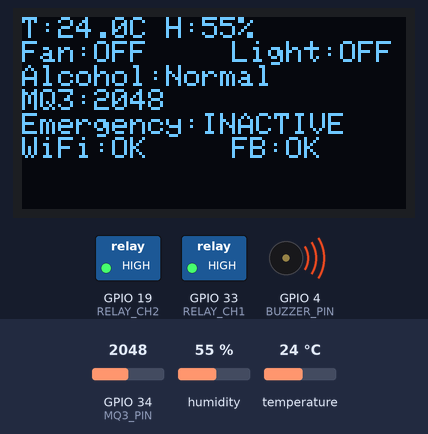
The sketch below on a simulated ESP32. Parts: 128×64 one-colour display, switched loads named in the sketch (green lamp = pin HIGH), buzzer (waves = sounding, pin HIGH). The test bench sets the inputs (shaded band); at power-on: GPIO 34 (MQ3_PIN) = 2048, humidity 55 %, temperature 24 °C. WiFi joins after 1.5 s; servers stay silent unless stated; the Firebase database answers and starts empty; what the sketch prints to the serial monitor is not drawn.

Above: at 4.9 s.
5.0 s: GPIO 34 (MQ3_PIN) set to 2975
At 8.1 s:
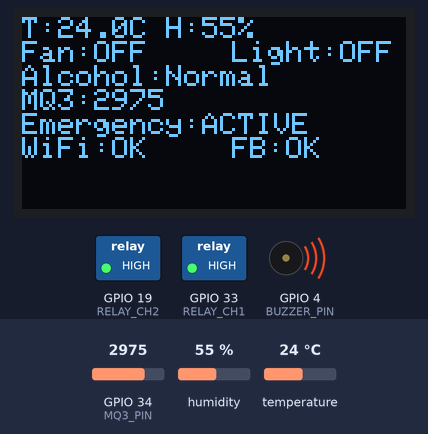
8.4 s: GPIO 34 (MQ3_PIN) set to 3064
At 10.9 s:
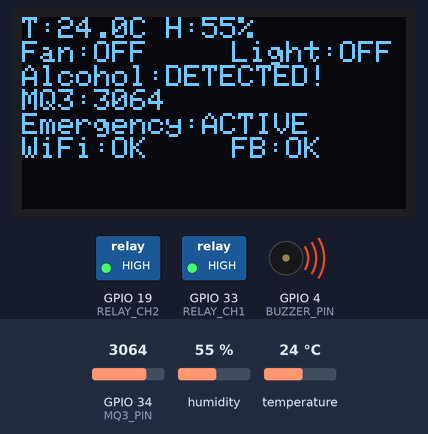
11.5 s: humidity set to 22 %
At 13.6 s:
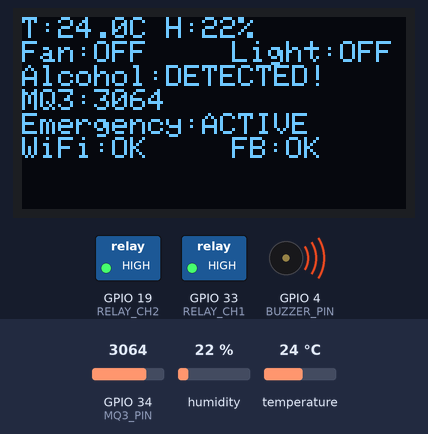
14.7 s: temperature set to 12 °C
At 17.5 s:
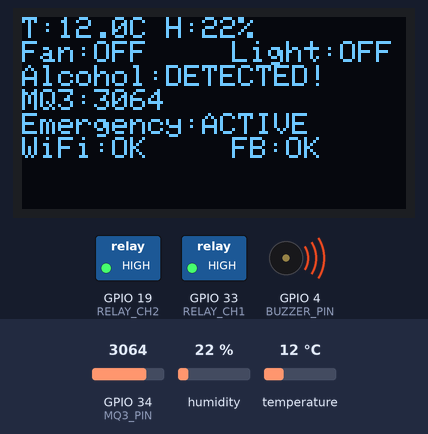
17.8 s: humidity set to 40 %
At 20.3 s:
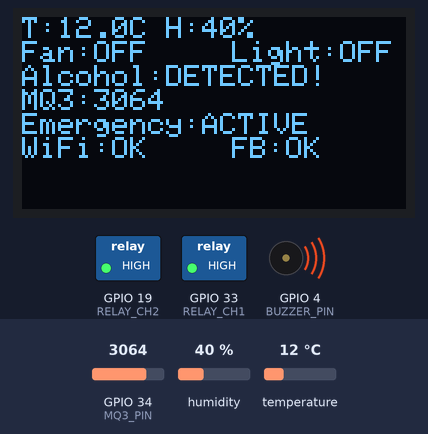
21.0 s: GPIO 34 (MQ3_PIN) set to 2960
At 23.1 s:
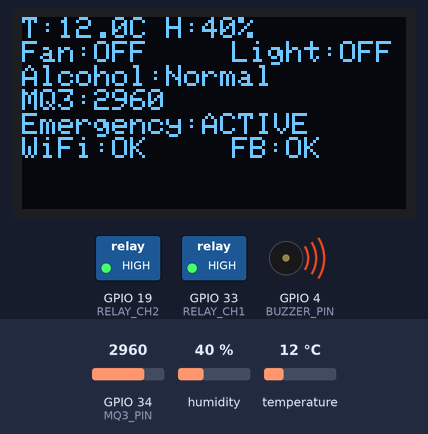
Timing chart, 0 to 24.6 s (numbered marks = the images above; inputs shaded):
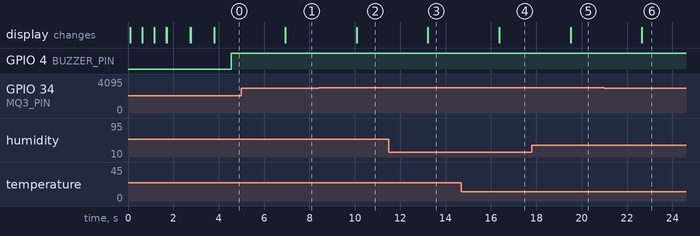

The sketch:

flexesphome.ino
```cpp
#include <WiFi.h>
#include <Firebase_ESP_Client.h>
#include <DHT.h>
#include <Adafruit_GFX.h>
#include <Adafruit_SSD1306.h>

// Firebase configuration
const char* FIREBASE_HOST = "flex-562fb-default-rtdb.firebaseio.com";
const char* FIREBASE_AUTH = "QhKe1H0KYcBc2cLXaqNcqGwFoFjbMMgQjuA8ASYL";
const char* WIFI_SSID = "Home Automation";
const char* WIFI_PASS = "11111111";

// OLED Configuration
#define SCREEN_WIDTH 128
#define SCREEN_HEIGHT 64
#define OLED_ADDR 0x3C
Adafruit_SSD1306 display(SCREEN_WIDTH, SCREEN_HEIGHT, &Wire, -1);

// Dual Channel Relay Pins
#define RELAY_CH1 33      // Channel 1 (Fan)
#define RELAY_CH2 19      // Channel 2 (Light)
#define BUZZER_PIN 4
#define DHT_PIN 32        // DHT22 data pin
#define MQ3_PIN 34        // MQ3 analog pin
#define DHT_TYPE DHT22

// I2C Pins for OLED
#define SDA_PIN 21
#define SCL_PIN 22

// Initialize DHT sensor
DHT dht(DHT_PIN, DHT_TYPE);

// Individual thresholds for each finger
const int THUMB_LOWER = 900;
const int THUMB_UPPER = 1400;
const int INDEX_LOWER = 800;
const int INDEX_UPPER = 1500;
const int MIDDLE_LOWER = 1300;
const int MIDDLE_UPPER = 1700;
const int RING_LOWER = 950;
const int RING_UPPER = 1800;
const int PINKY_LOWER = 1400;
const int PINKY_UPPER = 1750;

// MQ3 Threshold
const int MQ3_THRESHOLD = 3000;

// Device states
bool fanState = false;
bool lightState = false;
bool buzzerState = false;

// Sensor values
float temperature = 0;
float humidity = 0;
int mq3Value = 0;
bool alcoholDetected = false;

// Gesture detection states
bool thumbTriggered = false;
bool indexTriggered = false;
bool middleTriggered = false;
bool ringTriggered = false;
bool pinkyTriggered = false;

// Firebase objects
FirebaseData fbdo;
FirebaseAuth auth;
FirebaseConfig config;

// Sensor values from Firebase
int thumbValue = 0;
int indexValue = 0;
int middleValue = 0;
int ringValue = 0;
int pinkyValue = 0;

// Timing variables
unsigned long lastSensorRead = 0;
unsigned long lastDisplayUpdate = 0;
const unsigned long SENSOR_READ_INTERVAL = 2000;
const unsigned long DISPLAY_UPDATE_INTERVAL = 1000;

void setup() {
  Serial.begin(115200);

  // Initialize I2C for OLED
  Wire.begin(SDA_PIN, SCL_PIN);

  // Initialize OLED
  if(!display.begin(SSD1306_SWITCHCAPVCC, OLED_ADDR)) {
    Serial.println("OLED allocation failed");
    while(1);
  }
  display.clearDisplay();
  display.display();
  display.setTextSize(1);
  display.setTextColor(WHITE);

  // Show startup message on OLED
  display.clearDisplay();
  display.setCursor(0,0);
  display.println("Dual Relay System");
  display.println("Starting...");
  display.display();

  // Initialize pins
  pinMode(RELAY_CH1, OUTPUT);
  pinMode(RELAY_CH2, OUTPUT);
  pinMode(BUZZER_PIN, OUTPUT);
  pinMode(MQ3_PIN, INPUT);

  // Start with devices OFF (Relay modules are usually ACTIVE LOW)
  // If your relay is ACTIVE HIGH, change LOW to HIGH and HIGH to LOW
  digitalWrite(RELAY_CH1, HIGH); // Relay OFF
  digitalWrite(RELAY_CH2, HIGH); // Relay OFF
  digitalWrite(BUZZER_PIN, LOW); // Buzzer OFF

  // Initialize DHT22
  dht.begin();

  // Update OLED
  display.clearDisplay();
  display.setCursor(0,0);
  display.println("Connecting WiFi...");
  display.display();

  // Connect to WiFi
  WiFi.begin(WIFI_SSID, WIFI_PASS);
  Serial.print("Connecting to WiFi");
  while (WiFi.status() != WL_CONNECTED) {
    delay(500);
    Serial.print(".");
    display.print(".");
    display.display();
  }

  display.clearDisplay();
  display.setCursor(0,0);
  display.println("WiFi Connected!");
  display.print("IP: ");
  display.println(WiFi.localIP().toString());
  display.display();
  delay(1000);

  // Initialize Firebase
  config.host = FIREBASE_HOST;
  config.signer.tokens.legacy_token = FIREBASE_AUTH;
  Firebase.begin(&config, &auth);
  Firebase.reconnectWiFi(true);

  display.clearDisplay();
  display.setCursor(0,0);
  display.println("Connecting to");
  display.println("Firebase...");
  display.display();

  Serial.println("\nConnecting to Firebase...");
  while (!Firebase.ready()) {
    delay(100);
    Serial.print(".");
    display.print(".");
    display.display();
  }

  display.clearDisplay();
  display.setCursor(0,0);
  display.println("Dual Relay System");
  display.println("Ready!");
  display.display();
  delay(1000);

  Serial.println("Dual Relay Control System Ready!");
}

void loop() {
  unsigned long currentTime = millis();

  // Read DHT22 and MQ3 sensors every 2 seconds
  if (currentTime - lastSensorRead > SENSOR_READ_INTERVAL) {
    readDHTSensor();
    readMQ3Sensor();
    lastSensorRead = currentTime;
  }

  // Update OLED display every second
  if (currentTime - lastDisplayUpdate > DISPLAY_UPDATE_INTERVAL) {
    updateOLEDDisplay();
    lastDisplayUpdate = currentTime;
  }

  // Read flex sensors and process gestures every second
  if (Firebase.ready()) {
    readFlexSensorValues();
    checkThresholds();
    processGestures();
    sendAllDataToFirebase();
    updateSerialDisplay();
  }

  delay(1000);
}

void updateOLEDDisplay() {
  display.clearDisplay();
  display.setCursor(0,0);

  // Line 1: Temperature and Humidity
  display.print("T:");
  display.print(temperature, 1);
  display.print("C H:");
  display.print(humidity, 0);
  display.println("%");

  // Line 2: Fan state and Light state
  display.print("Fan:");
  display.print(fanState ? "ON " : "OFF");
  display.setCursor(70, 8);
  display.print("Light:");
  display.println(lightState ? "ON" : "OFF");

  // Line 3: Alcohol detection status
  display.print("Alcohol:");
  if (alcoholDetected) {
    display.println("DETECTED!");
  } else {
    display.println("Normal");
  }

  // Line 4: MQ3 value
  display.print("MQ3:");
  display.println(mq3Value);

  // Line 5: Emergency state
  display.print("Emergency:");
  display.println(buzzerState ? "ACTIVE" : "INACTIVE");

  // Line 6: WiFi and Firebase status
  display.print("WiFi:");
  display.print(WiFi.status() == WL_CONNECTED ? "OK" : "X");
  display.setCursor(70, 40);
  display.print("FB:");
  display.println(Firebase.ready() ? "OK" : "X");

  display.display();
}

void readDHTSensor() {
  float newTemp = dht.readTemperature();
  float newHumidity = dht.readHumidity();

  if (!isnan(newTemp)) temperature = newTemp;
  if (!isnan(newHumidity)) humidity = newHumidity;
}

void readMQ3Sensor() {
  mq3Value = analogRead(MQ3_PIN);
  alcoholDetected = (mq3Value > MQ3_THRESHOLD);

  if (alcoholDetected && !buzzerState) {
    buzzerState = true;
    digitalWrite(BUZZER_PIN, HIGH);
  }
}

void readFlexSensorValues() {
  if (Firebase.RTDB.getInt(&fbdo, "/flexSensors/thumb")) thumbValue = fbdo.intData();
  if (Firebase.RTDB.getInt(&fbdo, "/flexSensors/index")) indexValue = fbdo.intData();
  if (Firebase.RTDB.getInt(&fbdo, "/flexSensors/middle")) middleValue = fbdo.intData();
  if (Firebase.RTDB.getInt(&fbdo, "/flexSensors/ring")) ringValue = fbdo.intData();
  if (Firebase.RTDB.getInt(&fbdo, "/flexSensors/pinky")) pinkyValue = fbdo.intData();
}

void checkThresholds() {
  // Thumb (Fan ON)
  if ((thumbValue < THUMB_LOWER || thumbValue > THUMB_UPPER) && !thumbTriggered) {
    thumbTriggered = true;
  } else if (thumbValue >= THUMB_LOWER && thumbValue <= THUMB_UPPER) {
    thumbTriggered = false;
  }

  // Index (Fan OFF)
  if ((indexValue < INDEX_LOWER || indexValue > INDEX_UPPER) && !indexTriggered) {
    indexTriggered = true;
  } else if (indexValue >= INDEX_LOWER && indexValue <= INDEX_UPPER) {
    indexTriggered = false;
  }

  // Middle (Light ON)
  if ((middleValue < MIDDLE_LOWER || middleValue > MIDDLE_UPPER) && !middleTriggered) {
    middleTriggered = true;
  } else if (middleValue >= MIDDLE_LOWER && middleValue <= MIDDLE_UPPER) {
    middleTriggered = false;
  }

  // Ring (Light OFF)
  if ((ringValue < RING_LOWER || ringValue > RING_UPPER) && !ringTriggered) {
    ringTriggered = true;
  } else if (ringValue >= RING_LOWER && ringValue <= RING_UPPER) {
    ringTriggered = false;
  }

  // Pinky (Buzzer)
  if ((pinkyValue < PINKY_LOWER || pinkyValue > PINKY_UPPER) && !pinkyTriggered) {
    pinkyTriggered = true;
  } else if (pinkyValue >= PINKY_LOWER && pinkyValue <= PINKY_UPPER) {
    pinkyTriggered = false;
    if (!alcoholDetected && buzzerState) {
      buzzerState = false;
      digitalWrite(BUZZER_PIN, LOW);
    }
  }
}

void processGestures() {
  // Fan Control - Relay Channel 1
  if (thumbTriggered && !fanState) {
    fanState = true;
    digitalWrite(RELAY_CH1, LOW); // Relay ON
    Serial.println("✅ FAN TURNED ON");
  }

  if (indexTriggered && fanState) {
    fanState = false;
    digitalWrite(RELAY_CH1, HIGH); // Relay OFF
    Serial.println("✅ FAN TURNED OFF");
  }

  // Light Control - Relay Channel 2
  if (middleTriggered && !lightState) {
    lightState = true;
    digitalWrite(RELAY_CH2, LOW); // Relay ON
    Serial.println("✅ LIGHT TURNED ON");
  }

  if (ringTriggered && lightState) {
    lightState = false;
    digitalWrite(RELAY_CH2, HIGH); // Relay OFF
    Serial.println("✅ LIGHT TURNED OFF");
  }

  // Buzzer Control
  if (pinkyTriggered && !buzzerState && !alcoholDetected) {
    buzzerState = true;
    digitalWrite(BUZZER_PIN, HIGH);
  } else if (!pinkyTriggered && buzzerState && !alcoholDetected) {
    buzzerState = false;
    digitalWrite(BUZZER_PIN, LOW);
  }
}

void sendAllDataToFirebase() {
  bool success = true;

  // Send device states
  success &= Firebase.RTDB.setString(&fbdo, "/controller/devices/fan", fanState ? "ON" : "OFF");
  success &= Firebase.RTDB.setString(&fbdo, "/controller/devices/light", lightState ? "ON" : "OFF");
  success &= Firebase.RTDB.setString(&fbdo, "/controller/devices/emergency", buzzerState ? "ACTIVE" : "INACTIVE");

  // Send sensor data
  success &= Firebase.RTDB.setFloat(&fbdo, "/controller/sensors/temperature", temperature);
  success &= Firebase.RTDB.setFloat(&fbdo, "/controller/sensors/humidity", humidity);
  success &= Firebase.RTDB.setInt(&fbdo, "/controller/sensors/mq3", mq3Value);
  success &= Firebase.RTDB.setBool(&fbdo, "/controller/sensors/alcohol_detected", alcoholDetected);

  // Send relay status
  success &= Firebase.RTDB.setBool(&fbdo, "/controller/relay/ch1_status", fanState);
  success &= Firebase.RTDB.setBool(&fbdo, "/controller/relay/ch2_status", lightState);

  if (!success) {
    Serial.println("Firebase Error: " + fbdo.errorReason());
  }
}

void updateSerialDisplay() {
  Serial.println("=== DUAL RELAY SYSTEM STATUS ===");
  Serial.print("FAN: "); Serial.println(fanState ? "ON" : "OFF");
  Serial.print("LIGHT: "); Serial.println(lightState ? "ON" : "OFF");
  Serial.print("EMERGENCY: "); Serial.println(buzzerState ? "ACTIVE" : "INACTIVE");
  Serial.print("Temperature: "); Serial.print(temperature); Serial.println("°C");
  Serial.print("Humidity: "); Serial.print(humidity); Serial.println("%");
  Serial.print("MQ3: "); Serial.print(mq3Value);
  Serial.println(alcoholDetected ? " ALCOHOL DETECTED!" : " Normal");
  Serial.println("=================================");
}
```

Measured:
- the behaviour switches between 3000 and 3001 on GPIO 34 (MQ3_PIN) (found by bisection; images 1 and 2)
- after the input at 5.0 s, the display: changes after 1.9 s (image 1)
- after the input at 8.4 s, the display: changes after 1.7 s (image 2)
- after the input at 11.5 s, the display: changes after 1.7 s (image 3)
- after the input at 14.7 s, the display: changes after 1.7 s (image 4)
- after the input at 17.8 s, the display: changes after 1.7 s (image 5)
- after the input at 21.0 s, the display: changes after 1.7 s (image 6)
